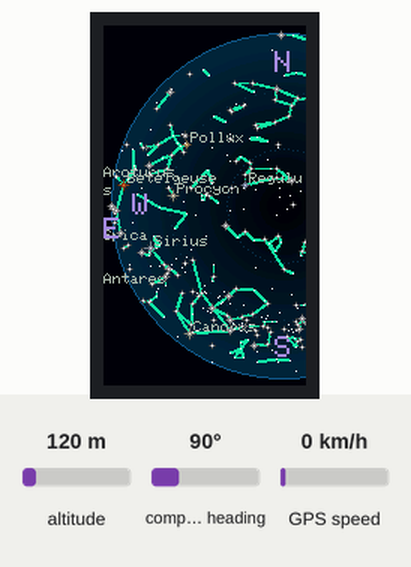
This sketch was run on a simulated ESP32. Parts: 135×240 colour display. Inputs (shaded band) come from the test bench; at power-on: altitude 120 m, compass heading 90°, GPS speed 0 km/h. The GPS gets a fix after 3 s at 37.7749, -122.4194 with 8 satellites; what the sketch prints to the serial monitor is not drawn.

Above: at 1.6 s.
At 32.7 s:
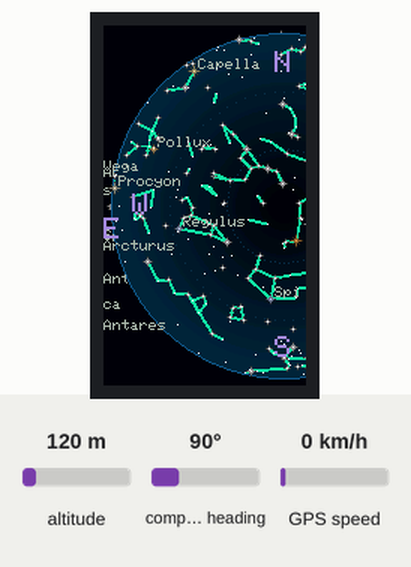
At 62.7 s:
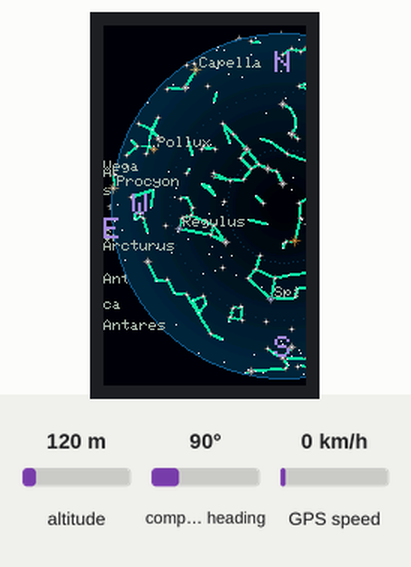
At 122.7 s:
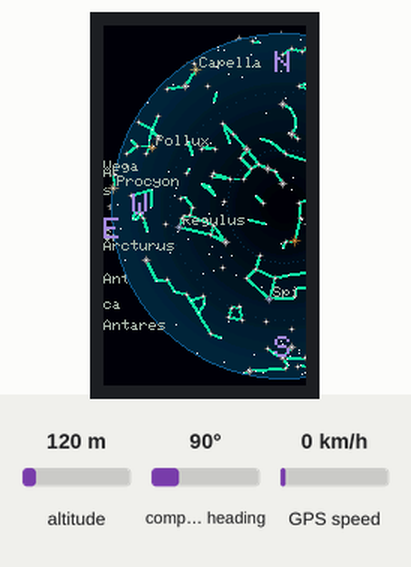

The sketch:

sky_rendererv3.ino
```cpp
#include <TFT_eSPI.h>
#include <TinyGPSPlus.h>
#include <HardwareSerial.h>
#include "sky_math.h"
#include "stars_data.h"
#include "constellation_data.h"

// ── GPS serial port ────────────────────────────────────────────────────────
#define GPS_BAUD     9600
#define GPS_RX_PIN   16   // ESP32 listens here  ← wired to GPS TX
#define GPS_TX_PIN   17   // ESP32 sends here    → wired to GPS RX

// ── User Settings  ────────────────────────────────────────────────────────
#define TFT_ROTATION 2
#define MAP_FLIP_X false
#define MAP_FLIP_Y false
#define TFT_INVERT_COLOURS true

// ── Display refresh ────────────────────────────────────────────────────────
#define REDRAW_INTERVAL_MS  30000UL   // redraw every 30 seconds

// ── Magnitude filter ───────────────────────────────────────────────────────
#define MAG_CUTOFF        4.5f        // skip stars dimmer than this
#define MAG_LABEL_CUTOFF  2.0f        // only draw name labels up to this mag


// ───── Defining colours ───────────────────────────────────────────────────────
#define COL_SKY_ZENITH       0x0001
#define COL_SKY_HORIZON      0x0148
#define COL_HORIZON_RING     0x12D1
#define COL_ALTITUDE_RING    0x0989
#define COL_CONST_LINE       0x1734
#define COL_CARDINAL         0xA45B
#define COL_STAR_LABEL       0xADD5
#define COL_DEFAULT_STAR     0xFFFF
#define COL_GPS_OK           0x07E0
#define COL_GPS_WAIT         0xF800

// ── Globals ────────────────────────────────────────────────────────────────
TFT_eSPI tft;
TinyGPSPlus gps;
HardwareSerial GPSSerial(1);

// Fallback values used until GPS gets a valid fix.
// These are only temporary; once GPS is valid, they are overwritten.
float g_lat = 1.3521f;       // Singapore fallback
float g_lon = 103.8198f;
int g_year = 2026;
int g_month = 6;
int g_day = 5;
int g_hour = 11;
int g_min = 39;
int g_sec = 0;
bool g_gps_fix = false;

unsigned long g_last_draw = 0;
unsigned long g_last_gps_debug = 0;

// HIP -> pixel lookup for constellation line drawing.
#define HIP_MAP_SIZE 512
struct HipEntry {
    uint32_t hip;
    int16_t px;
    int16_t py;
    float mag;
    bool valid;
};

HipEntry g_hip_map[HIP_MAP_SIZE]; // creates the table, the g_ makes it a global variable to be used by all functions

// ── HIP map helpers ────────────────────────────────────────────────────────
void hip_map_clear() {  // clears hip map when sky is redrawn
    for (int i = 0; i < HIP_MAP_SIZE; i++) {
        g_hip_map[i].valid = false;
    }
}

void hip_map_insert(uint32_t hip, int px, int py, float mag) {  //saves a visible star into the HIP map.
    if (hip == 0) return; //if no valid HIP no., skip

    uint16_t slot = hip % HIP_MAP_SIZE;

    for (int i = 0; i < HIP_MAP_SIZE; i++) {
        uint16_t s = (slot + i) % HIP_MAP_SIZE;

        if (!g_hip_map[s].valid || g_hip_map[s].hip == hip) {
            g_hip_map[s].hip = hip;
            g_hip_map[s].px = (int16_t)px;
            g_hip_map[s].py = (int16_t)py;
            g_hip_map[s].mag = mag;
            g_hip_map[s].valid = true;
            return;
        }
    }
}

bool hip_map_get(uint32_t hip, int *px_out, int *py_out, float *mag_out) {
    if (hip == 0) return false;

    uint16_t slot = hip % HIP_MAP_SIZE;

    for (int i = 0; i < HIP_MAP_SIZE; i++) {
        uint16_t s = (slot + i) % HIP_MAP_SIZE;

        if (!g_hip_map[s].valid) return false;

        if (g_hip_map[s].hip == hip) {
            *px_out = g_hip_map[s].px;
            *py_out = g_hip_map[s].py;
            *mag_out = g_hip_map[s].mag;
            return true;
        }
    }

    return false;
}

//screen transform---------------
void apply_map_flip(int *px, int *py) {
    if (MAP_FLIP_X) *px = SCREEN_SIZE - 1 - *px;
    if (MAP_FLIP_Y) *py = SCREEN_SIZE - 1 - *py;
}

bool inside_screen(int px, int py) {
    return px >= 0 && px < SCREEN_SIZE && py >= 0 && py < SCREEN_SIZE;
}

bool inside_sky_circle(int px, int py) {
    int dx = px - CENTER;
    int dy = py - CENTER;
    return (dx * dx + dy * dy) <= (SKY_RADIUS * SKY_RADIUS);
}

// ============================================================================
// DRAWING HELPERS
// ============================================================================

void draw_sky_gradient() {
    int zR = (COL_SKY_ZENITH >> 11) & 0x1F;
    int zG = (COL_SKY_ZENITH >> 5) & 0x3F;
    int zB = COL_SKY_ZENITH & 0x1F;

    int hR = (COL_SKY_HORIZON >> 11) & 0x1F;
    int hG = (COL_SKY_HORIZON >> 5) & 0x3F;
    int hB = COL_SKY_HORIZON & 0x1F;

    for (int r = SKY_RADIUS; r >= 0; r--) {
        float t = (float)r / (float)SKY_RADIUS;

        int R = (int)(zR + t * (hR - zR));
        int G = (int)(zG + t * (hG - zG));
        int B = (int)(zB + t * (hB - zB));

        uint16_t col = ((R & 0x1F) << 11) | ((G & 0x3F) << 5) | (B & 0x1F);
        tft.fillCircle(CENTER, CENTER, r, col);
    }
}

void draw_altitude_rings() {
    int altitudes[] = {30, 60};

    for (int i = 0; i < 2; i++) {
        int a = altitudes[i];
        float ring_r = (90.0f - (float)a) / 90.0f * (float)SKY_RADIUS;

        for (int deg = 0; deg < 360; deg += 5) {
            float rad = deg * DEG_TO_RAD;
            int x = CENTER + (int)(ring_r * cosf(rad));
            int y = CENTER + (int)(ring_r * sinf(rad));
            if (inside_screen(x, y)) {
                tft.drawPixel(x, y, COL_ALTITUDE_RING);
            }
        }
    }
}

void draw_cardinals() {
    // Pull letters further inside the circle so the round TFT bezel does not cut them off.
    int off = SKY_RADIUS - 20;

    tft.setTextColor(COL_CARDINAL);
    tft.setTextSize(2);

    // text size 2 is roughly 12px wide and 16px tall
    int w = 12;
    int h = 16;

    // N
    tft.setCursor(CENTER - w / 2, CENTER - off - h / 2);
    tft.print("N");

    // S
    tft.setCursor(CENTER - w / 2, CENTER + off - h / 2);
    tft.print("S");

    // E
    tft.setCursor(CENTER + off - w / 2, CENTER - h / 2);
    tft.print("E");

    // W
    tft.setCursor(CENTER - off - w / 2, CENTER - h / 2);
    tft.print("W");
}
// Segments only draw if both endpoint stars are already being rendered
// (i.e. within MAG_CUTOFF and above the horizon) — no separate, stricter
// cutoff here anymore, so as many constellations show as your star cutoff allows.

void draw_constellation_line_thick(int x1, int y1, int x2, int y2) {
    // Anti-aliased thick line — much smoother than stacking two 1px lines.
    // bg colour is an approximation (true bg is a gradient) but blends far better than no AA at all.
    tft.drawWideLine(x1, y1, x2, y2, 1.4f, COL_CONST_LINE, COL_SKY_ZENITH);
}

void draw_constellation_lines() {
    for (uint16_t i = 0; i < SEGMENT_COUNT; i++) {
        ConstellationSegment seg;
        memcpy_P(&seg, &SEGMENTS[i], sizeof(ConstellationSegment));

        int x1, y1, x2, y2;
        float m1, m2;
        if (hip_map_get(seg.hip1, &x1, &y1, &m1) && hip_map_get(seg.hip2, &x2, &y2, &m2)) {
            if (inside_sky_circle(x1, y1) && inside_sky_circle(x2, y2)) {
                draw_constellation_line_thick(x1, y1, x2, y2);
            }
        }
    }
}

// Scales an RGB565 colour's brightness by `factor` (0.0–1.0), used to fade sparkle arms.
uint16_t dim_colour(uint16_t c, float factor) {
    int r = (c >> 11) & 0x1F;
    int g = (c >> 5) & 0x3F;
    int b = c & 0x1F;

    r = (int)(r * factor);
    g = (int)(g * factor);
    b = (int)(b * factor);

    if (r < 0) r = 0;
    if (g < 0) g = 0;
    if (b < 0) b = 0;

    return ((r & 0x1F) << 11) | ((g & 0x3F) << 5) | (b & 0x1F);
}

// Maps star magnitude to sparkle arm length. Brighter stars (lower/negative
// mag) get bigger sprites; this is a wider range than the old fillCircle
// radius so brightness variation actually reads on a 240px screen.
int sparkle_size_px(float mag) {
    const float BRIGHT_MAG = -1.5f;   // brightest stars we expect (e.g. Sirius)
    const float DIM_MAG    = MAG_CUTOFF; // dimmest stars we draw at all
    const int   MAX_SIZE   = 5;
    const int   MIN_SIZE   = 1;

    float t = (mag - BRIGHT_MAG) / (DIM_MAG - BRIGHT_MAG); // 0 = brightest, 1 = dimmest
    if (t < 0.0f) t = 0.0f;
    if (t > 1.0f) t = 1.0f;

    int size = MAX_SIZE - (int)roundf(t * (MAX_SIZE - MIN_SIZE));
    if (size < MIN_SIZE) size = MIN_SIZE;
    if (size > MAX_SIZE) size = MAX_SIZE;
    return size;
}

// Draws a small 4-point sparkle/cross sprite instead of a plain dot.
// `size` (1-5) controls arm length, scaled by magnitude at the call site.
void draw_star(int px, int py, int size, uint16_t colour) {
    if (!inside_sky_circle(px, py)) return;

    // bright core pixel
    tft.drawPixel(px, py, colour);

    if (size <= 1) return;

    uint16_t arm_colour = dim_colour(colour, 0.55f);
    uint16_t tip_colour = dim_colour(colour, 0.25f);

    for (int d = 1; d <= size; d++) {
        uint16_t c = (d == size) ? tip_colour : arm_colour;
        tft.drawPixel(px + d, py, c);
        tft.drawPixel(px - d, py, c);
        tft.drawPixel(px, py + d, c);
        tft.drawPixel(px, py - d, c);
    }

    // Diagonal accents, closer to the core, for medium+ stars — reads as a
    // "sparkle" rather than a plain plus-sign.
    if (size >= 3) {
        tft.drawPixel(px + 1, py + 1, arm_colour);
        tft.drawPixel(px - 1, py - 1, arm_colour);
        tft.drawPixel(px + 1, py - 1, arm_colour);
        tft.drawPixel(px - 1, py + 1, arm_colour);
    }

    // A second, dimmer diagonal ring further out, only for the very brightest
    // stars — this is what makes the size difference actually visible.
    if (size >= 4) {
        tft.drawPixel(px + 2, py + 2, tip_colour);
        tft.drawPixel(px - 2, py - 2, tip_colour);
        tft.drawPixel(px + 2, py - 2, tip_colour);
        tft.drawPixel(px - 2, py + 2, tip_colour);
    }
}

void draw_star_label(int px, int py, const char *label) {
    if (label[0] == '\0') return;
    if (!inside_sky_circle(px, py)) return;

    tft.setTextColor(COL_STAR_LABEL);   // transparent background
    tft.setTextSize(1);

    int tx = px + 3;
    int ty = py - 8;

    // Basic boundary safety so labels do not start outside the display.
    if (tx < 0) tx = 0;
    if (tx > SCREEN_SIZE - 24) tx = SCREEN_SIZE - 24;
    if (ty < 0) ty = 0;
    if (ty > SCREEN_SIZE - 8) ty = SCREEN_SIZE - 8;

    tft.setCursor(tx, ty);
    tft.print(label);
}


// rendering
void project_star_to_pixel(const Star &s, float lst, bool *visible, int *px, int *py) {
    *visible = false;

    if (s.mag > MAG_CUTOFF) return;

    float alt, az;
    radec_to_altaz(s.ra_deg, s.dec_deg, g_lat, lst, &alt, &az);

    if (alt <= 0.0f) return;

    float nx, ny;
    sky_project(alt, az, &nx, &ny);
    to_pixel(nx, ny, px, py);
    apply_map_flip(px, py);

    if (!inside_sky_circle(*px, *py)) return;

    *visible = true;
}

void render_sky() {
    float lst = utc_to_lst(
        g_year, g_month, g_day,
        g_hour, g_min, g_sec,
        g_lon
    );

    draw_sky_gradient();
    draw_altitude_rings();
    tft.drawCircle(CENTER, CENTER, SKY_RADIUS, COL_HORIZON_RING);

    hip_map_clear();

    // First pass: build HIP map for visible stars.
    for (uint16_t i = 0; i < STAR_COUNT; i++) {
        Star s;
        memcpy_P(&s, &STARS[i], sizeof(Star));

        bool visible;
        int px, py;
        project_star_to_pixel(s, lst, &visible, &px, &py);

        if (visible && s.hip != 0) {
            hip_map_insert(s.hip, px, py, s.mag);
        }
    }

    // Lines under stars.
    draw_constellation_lines();

    // Second pass: stars and available star labels.
    for (uint16_t i = 0; i < STAR_COUNT; i++) {
        Star s;
        memcpy_P(&s, &STARS[i], sizeof(Star));

        bool visible;
        int px, py;
        project_star_to_pixel(s, lst, &visible, &px, &py);

        if (!visible) continue;

        int r = sparkle_size_px(s.mag);

        draw_star(px, py, r, s.colour);

        if (s.mag <= MAG_LABEL_CUTOFF) {
            draw_star_label(px, py, s.label);
        }
    }

    // Draw N/S/E/W last so they sit above stars/lines.
    draw_cardinals();

    // GPS status dot. Green = GPS fix, red = still fallback/no fix.
    tft.fillCircle(SCREEN_SIZE - 8, 8, 3, g_gps_fix ? COL_GPS_OK : COL_GPS_WAIT);

}

// GPS ---------------
void update_gps() {
    while (GPSSerial.available() > 0) {
        char c = GPSSerial.read();
        gps.encode(c);
    }

    bool has_location = gps.location.isValid();
    bool has_date = gps.date.isValid();
    bool has_time = gps.time.isValid();

    if (has_location) {
        g_lat = (float)gps.location.lat();
        g_lon = (float)gps.location.lng();
    }

    if (has_date) {
        g_year = gps.date.year();
        g_month = gps.date.month();
        g_day = gps.date.day();
    }

    if (has_time) {
        g_hour = gps.time.hour();
        g_min = gps.time.minute();
        g_sec = gps.time.second();
    }

    // Only location decides whether we are using live GPS coordinates.
    g_gps_fix = has_location;
}

void print_gps_debug() {
    Serial.print("GPS chars: ");
    Serial.print(gps.charsProcessed());

    Serial.print(" | sats: ");
    if (gps.satellites.isValid()) Serial.print(gps.satellites.value());
    else Serial.print(0);

    Serial.print(" | fix: ");
    Serial.print(g_gps_fix ? "YES" : "NO");

    Serial.print(" | MODE: ");
    Serial.print(g_gps_fix ? "LIVE GPS" : "FALLBACK");

    Serial.print(" | lat: ");
    Serial.print(g_lat, 6);

    Serial.print(" | lon: ");
    Serial.print(g_lon, 6);

    Serial.print(" | UTC: ");
    Serial.print(g_year);
    Serial.print("-");
    Serial.print(g_month);
    Serial.print("-");
    Serial.print(g_day);
    Serial.print(" ");
    Serial.print(g_hour);
    Serial.print(":");
    Serial.print(g_min);
    Serial.print(":");
    Serial.println(g_sec);
}


// arduino entry points-----------
void setup() {
    Serial.begin(115200);
    delay(300);

    Serial.println();
    Serial.println("Sky renderer fixed starting...");

    GPSSerial.begin(GPS_BAUD, SERIAL_8N1, GPS_RX_PIN, GPS_TX_PIN);
    Serial.println("GPS serial started.");
    Serial.print("GPS TX should be connected to ESP32 GPIO ");
    Serial.println(GPS_RX_PIN);
    Serial.print("GPS RX should be connected to ESP32 GPIO ");
    Serial.println(GPS_TX_PIN);

    tft.init();
    tft.setRotation(TFT_ROTATION);
    tft.invertDisplay(TFT_INVERT_COLOURS);
    tft.fillScreen(COL_SKY_ZENITH);

    Serial.printf("Stars in flash: %u\n", STAR_COUNT);
    Serial.printf("Constellation segments: %u\n", SEGMENT_COUNT);

    render_sky();
    g_last_draw = millis();
    g_last_gps_debug = millis();
}

void loop() {
    update_gps();

    unsigned long now = millis();

    // Print GPS info every second so you can tell if NEO-6M is actually sending data.
    if (now - g_last_gps_debug >= 1000UL) {
        g_last_gps_debug = now;
        print_gps_debug();
    }

    // Redraw map every 30 seconds. The GPS dot updates on redraw.
    if (now - g_last_draw >= REDRAW_INTERVAL_MS) {
        render_sky();
        g_last_draw = now;
    }
}
```

Source omitted: constellation_data.h (16535 bytes), sky_math.h (6639 bytes), stars_data.h (55978 bytes)

Measured:
- what the display in image 0 shows lasts 31.0 s, from 1.6 s to 32.6 s
- what the display in image 1 shows lasts 30.0 s, from 32.6 s to 62.6 s
- what the display in image 2 shows lasts 60.0 s, from 62.6 s to 122.6 s
